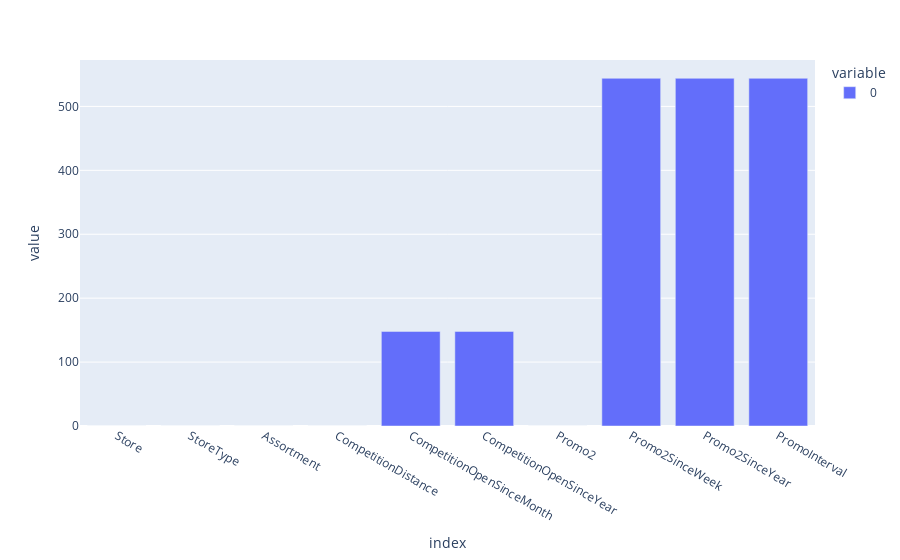
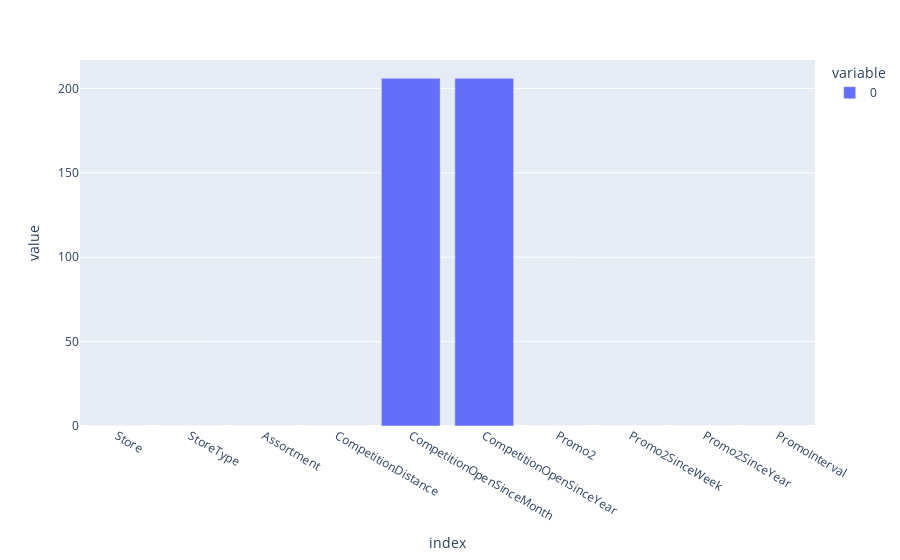

These figures' notebook cell, in order:
### Code cell
NullPromo2StoreData = store_data[store_data['Promo2']==0]
print("Checking Null values when PROMO is absent =====>\n\n")
fig = px.bar(NullPromo2StoreData.isnull().sum())
fig.show()

WithPromo2StoreData = store_data[store_data['Promo2']==1]
print("Checking Null values when PROMO is present =====>\n\n")
fig = px.bar(WithPromo2StoreData.isnull().sum())
fig.show()

### Figure 1 — Plotly figure (JSON) as saved in the notebook; plotly's stock layout.template omitted (floating-point values rounded to 4 significant figures)
{"data": [{"alignmentgroup": "True", "hovertemplate": "variable=0<br>index=%{x}<br>value=%{y}<extra></extra>", "legendgroup": "0", "marker": {"color": "#636efa", "pattern": {"shape": ""}}, "name": "0", "offsetgroup": "0", "orientation": "v", "showlegend": true, "textposition": "auto", "type": "bar", "x": ["Store", "StoreType", "Assortment", "CompetitionDistance", "CompetitionOpenSinceMonth", "CompetitionOpenSinceYear", "Promo2", "Promo2SinceWeek", "Promo2SinceYear", "PromoInterval"], "xaxis": "x", "y": [0, 0, 0, 0, 148, 148, 0, 544, 544, 544], "yaxis": "y"}], "layout": {"barmode": "relative", "legend": {"title": {"text": "variable"}, "tracegroupgap": 0}, "margin": {"t": 60}, "xaxis": {"anchor": "y", "domain": [0, 1], "title": {"text": "index"}}, "yaxis": {"anchor": "x", "domain": [0, 1], "title": {"text": "value"}}}}

### Figure 2 — Plotly figure (JSON) as saved in the notebook; plotly's stock layout.template omitted (floating-point values rounded to 4 significant figures)
{"data": [{"alignmentgroup": "True", "hovertemplate": "variable=0<br>index=%{x}<br>value=%{y}<extra></extra>", "legendgroup": "0", "marker": {"color": "#636efa", "pattern": {"shape": ""}}, "name": "0", "offsetgroup": "0", "orientation": "v", "showlegend": true, "textposition": "auto", "type": "bar", "x": ["Store", "StoreType", "Assortment", "CompetitionDistance", "CompetitionOpenSinceMonth", "CompetitionOpenSinceYear", "Promo2", "Promo2SinceWeek", "Promo2SinceYear", "PromoInterval"], "xaxis": "x", "y": [0, 0, 0, 0, 206, 206, 0, 0, 0, 0], "yaxis": "y"}], "layout": {"barmode": "relative", "legend": {"title": {"text": "variable"}, "tracegroupgap": 0}, "margin": {"t": 60}, "xaxis": {"anchor": "y", "domain": [0, 1], "title": {"text": "index"}}, "yaxis": {"anchor": "x", "domain": [0, 1], "title": {"text": "value"}}}}
